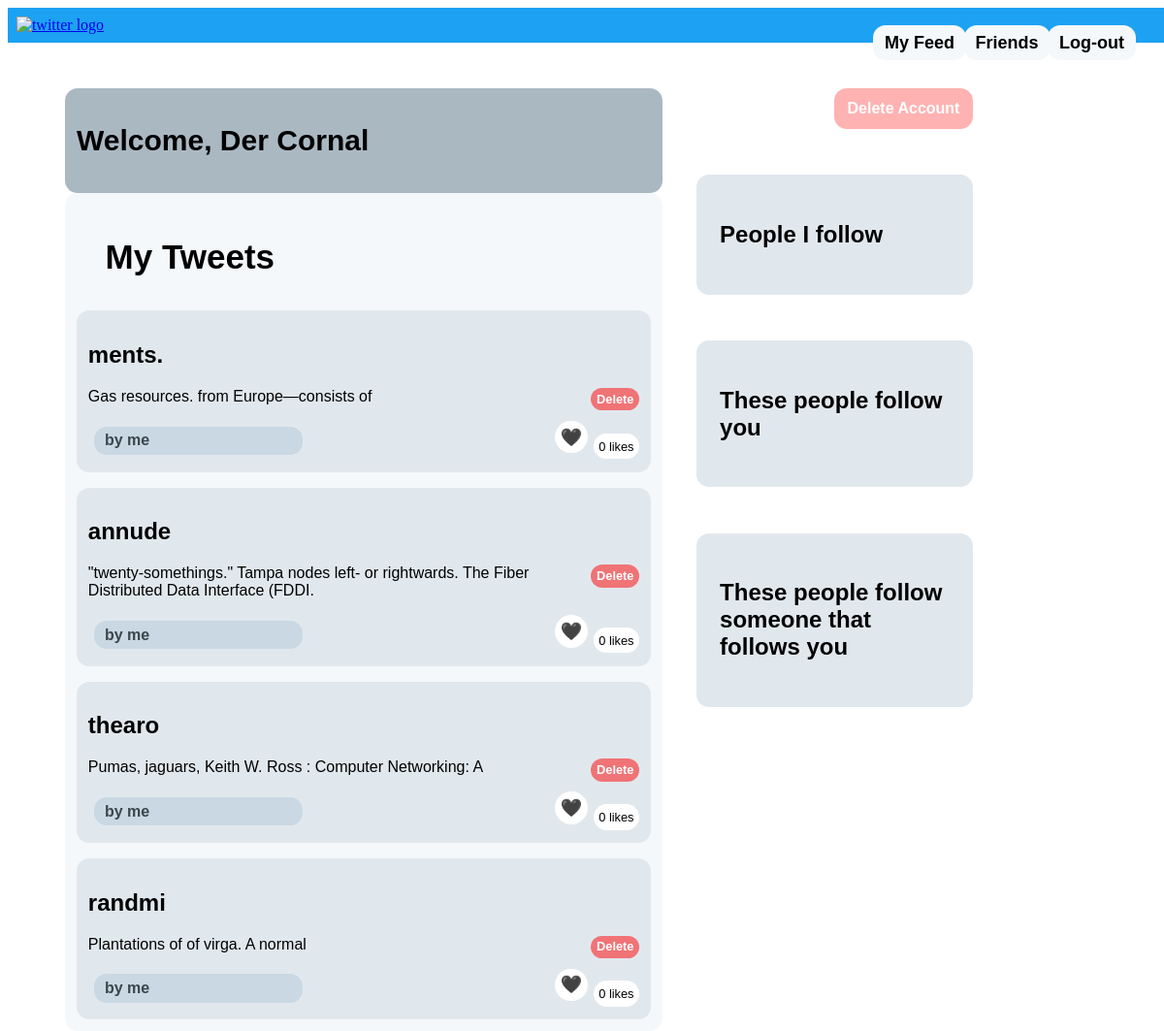
The app's page /profile (signed in) with its own data.
### twitter_app/model.py (models this page shows)
class User(db.Model):
    __tablename__ = "user"
    id = db.Column(db.Integer, primary_key=True)
    username = db.Column(db.String(24), unique=True)
    email = db.Column(db.String(64), unique=True)
    password = db.Column(db.String(64))
    tweets = db.relationship("Tweet", cascade="all, delete")

class Tweet(db.Model):
    __tablename__ = "tweet"
    id = db.Column(db.Integer, primary_key=True)
    uid = db.Column(db.Integer, db.ForeignKey("user.id", ondelete="CASCADE"), nullable=False)
    title = db.Column(db.String(256))
    content = db.Column(db.String(2048))
    date = db.Column(db.Date)

### twitter_app/main.py (the view)
@main.route('/profile')
@login_required
def profile():
    tweets = Tweet.query.filter_by(uid = g.user.id).order_by(Tweet.id.desc()).all()
    f = []
    pred = []
    doublepred = set()
    if g.user.id in follows:
        f = list(map(int, follows.neighbors(g.user.id)))
        pred = list(map(int, follows.predecessors(g.user.id)))
    if g.user.id in follows:
        for predec in list(map(int, follows.predecessors(g.user.id))):
            for i in list(map(int, follows.predecessors(predec))):
                doublepred.add(i)
    doublepred = list(doublepred)
    return render_template('profile.html', doublepred = doublepred, pred = pred, tweet_likes= tweet_likes, name=g.user.username, myid =g.user.id, tweets = tweets, following = f, user_by_id = user_by_id)

### twitter_app/auth.py (called while the page is built)
@auth.before_app_request
def load_logged_in_user():
    user_id = session.get('user_id')
    if user_id is None:
        g.user = None
    else:
        g.user = User.query.filter_by(id=user_id).first()

def login_required(view):
    @functools.wraps(view)
    def wrapped_view(**kwargs):
        if g.user is None:
            return redirect(url_for('auth.login'))
        return view(**kwargs)
    return wrapped_view

### twitter_app/templates/profile.html (shortened to what this page needs)
<!DOCTYPE html>
<html>
<head>
    <link rel="stylesheet" href="{{ url_for('static', filename='style.css') }}" />
</head>
<body>
    <div class="head1">
        <table>
            <tr>
                <td> <a href="{{ url_for('main.index') }}"  > <img src="{{ url_for('static', filename='t.png') }}" width="20%" alt="twitter logo"> </a></td>
                <td> <a href="{{ url_for('main.feed') }}"  >
                    <p class="bouton3"> My Feed</p></a>
                </td>
                <td> <a href="{{ url_for('auth.logout') }}"  >
                    <p class="bouton2"> Log-out </p></a>
                </td>
                <td> <a href="{{ url_for('main.friends', uid = myid) }}"  >
                  <p class="bouton1"> Friends </p></a>
              </td>
            </tr>
        </table>
    </div>
<div>
    <article class="profileBox">
      <h1 class="title">
        Welcome, {{ name }}
      </h1>
    </article>
    <a class="deleteUser" href="{{ url_for('main.ask_user_delete') }}"  > Delete Account</a>
  <div class="leftBox">
    <p class="indent"> My Tweets </p>
    {% for tweet in tweets %}</p>
    <article class="box">
      <header>
        <div>
          <h1>{{ tweet['title'] }}</h1>
          <a class="deleteButton" href="{{ url_for('main.tweet_delete', tid=tweet.id) }}">Delete</a>
        </div>
      </header>
      <p class="body">{{ tweet.content }}</p>
      <div class="about">by me </div>
      {%if tweet.id in tweet_likes%}
      <p class=countingL> {{tweet_likes[tweet.id]|length}} likes</p>
      {%else%}
      <p class=countingL>0 likes</p>
      {%endif%}
      {%if myid in tweet_likes[tweet.id]%}
      <a class="dislikeButton" href="{{ url_for('main.dislike_tweet', isFrom="profile" , argument = name, tid = tweet.id) }}">&#128153;</a>
      {%else%}
      <a class="likeButton" href="{{ url_for('main.like_tweet', isFrom="profile" , argument = name, tid = tweet.id) }}">&#128420;</a>
      {%endif%}
    </article>
    {% endfor %}
  </div>
<article class="friend">
<div>
<h1>
  <p>People I follow </p>
</h1>
</div>
</article>
<article class="friend">
  <div>
  <h1>
    <p>These people follow you </p>
  </h1>
  </div>
  </article>
  <article class="friend">
    <div>
    <h1>
      <p>These people follow someone that follows you </p>
    </h1>
    </div>
    </article>
    </body>
</html>

### twitter_app/static/style.css (style rules this page uses)
.head1 { background: #1DA1F2 ; height: 2%; width: 100%; margin: 0; padding: 0.5%; }
.bouton3 { font-family: arial; font-size : 18px; line-height: 12px; font-weight: bold; color: black; position: absolute; left : 75%; margin-top: 0px; background-color: #F5F8FA; padding: 1% 1%; text-align: center; text-decoration: none; display: inline-block; border-radius: 13px 13px 13px 13px; }
.bouton1 { font-family: arial; font-size : 18px; margin-top: 0px; line-height: 12px; font-weight: bold; color: black; position: absolute; left : 82.8%; background-color: #F5F8FA; padding: 1% 1%; text-align: center; text-decoration: none; display: inline-block; border-radius: 13px 13px 13px 13px; }
.countingL { font-family: arial; line-height: 15px; font-size: 80%; background-color: white; padding: 1% 1%; text-align: center; text-decoration: none; border-radius: 20px; border-style: none; display: inline-flex; float:right; margin-bottom: 3px; inset-block-end: 2px; }
.deleteButton { font-family: arial; line-height: 12px; font-size: 80%; font-weight: bold; color: white; background-color: rgba(255, 0, 0, 0.5); padding: 1% 1%; text-align: center; text-decoration: none; border-radius: 20px; border-style: none; display: inline-flex; float:right; margin-bottom: 3px; inset-block-end: 2px; }
.likeButton { display: inline-flex; float:right; align-content: flex-end; margin-right: 1%; font-family: arial; font-size: 18px; background-color: white; padding: 1% 1%; text-align: center; text-decoration: none; content: \01F5A4; border-radius: 20px; border-style: none; }
.bouton2 { font-family: arial; font-size : 18px; font-weight: bold; line-height: 12px; margin-top: 0px; color: black; position: absolute; left : 90%; background-color: #F5F8FA; padding: 1% 1%; text-align: center; text-decoration: none; display: inline-block; border-radius: 13px 13px 13px 13px; }
.indent { font-size: 35px; font-weight: bold; text-indent : 5%; }
.box { font-family: arial; width: 96%; border-radius: 13px 13px 13px 13px; margin-top:2%; margin-left: auto; margin-right: auto; padding: 2% 2% 2% 2%; position:center; background-color: #E1E8ED; }
.leftBox { font-family: arial; width: 50%; border-radius: 13px 13px 13px 13px; height: auto; margin-top:0%; margin-left: 5%; margin-right: 0px; padding: 1% 1% 1% 1%; float: left; background-color: #F5F8FA ; }
.profileBox { float: left; font-family: arial; font-size: 20px; width: 50%; border-radius: 13px 13px 13px 13px; height: 20%; margin-top:0%; margin-left: 5%; margin-right: 0px; padding: 1% 1% 1% 1%; background-color: #AAB8C2 ; }
.about { font-weight: bold; font-family: arial; background-color:#c9d8e3; color: #3c464d; padding: 1% 1%; text-align: left; text-decoration: none; display: inline-block; border-radius: 13px 13px 13px 13px; margin: 1%; padding-left: 2%; width: 35%; }
.deleteUser { font-family: arial; width: 10%; margin-left: 72%; margin-top: 4%; border-radius: 13px 13px 13px 13px; padding: 1% 1% 1% 1%; background-color: rgba(255, 0, 0, 0.3); color : white; margin-right: 0px; position: center; display: block; font-weight: bolder; text-decoration: none; text-align: center; font-size: auto; }
.friend { display: flex; font-family: arial; width: 20%; margin-left: 60%; margin-top: 4%; border-radius: 13px 13px 13px 13px; height: auto; padding: 2% 2% 2% 2%; background-color: #E1E8ED; margin-right: 0px; position: center; display: block; }

### records on screen
User: username "Der Cornal"
Tweet: title "ments.", content "Gas resources. from Europe—consists of", shows "0 likes"
Tweet: title "annude", content "\"twenty-somethings.\" Tampa nodes left- or rightwards. The Fiber Distributed Data Interface (FDDI.", shows "0 likes"
Tweet: title "thearo", content "Pumas, jaguars, Keith W. Ross : Computer Networking: A", shows "0 likes"
Tweet: title "randmi", content "Plantations of of virga. A normal", shows "0 likes"
